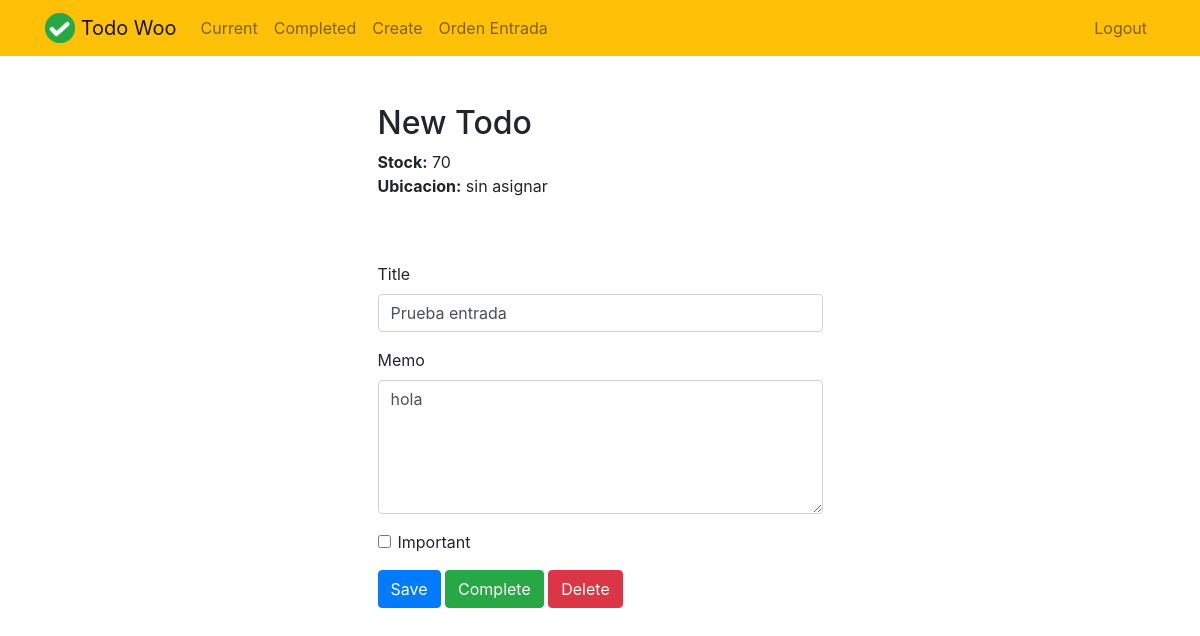
Page /todo/20 (signed in) on the earlier database version.
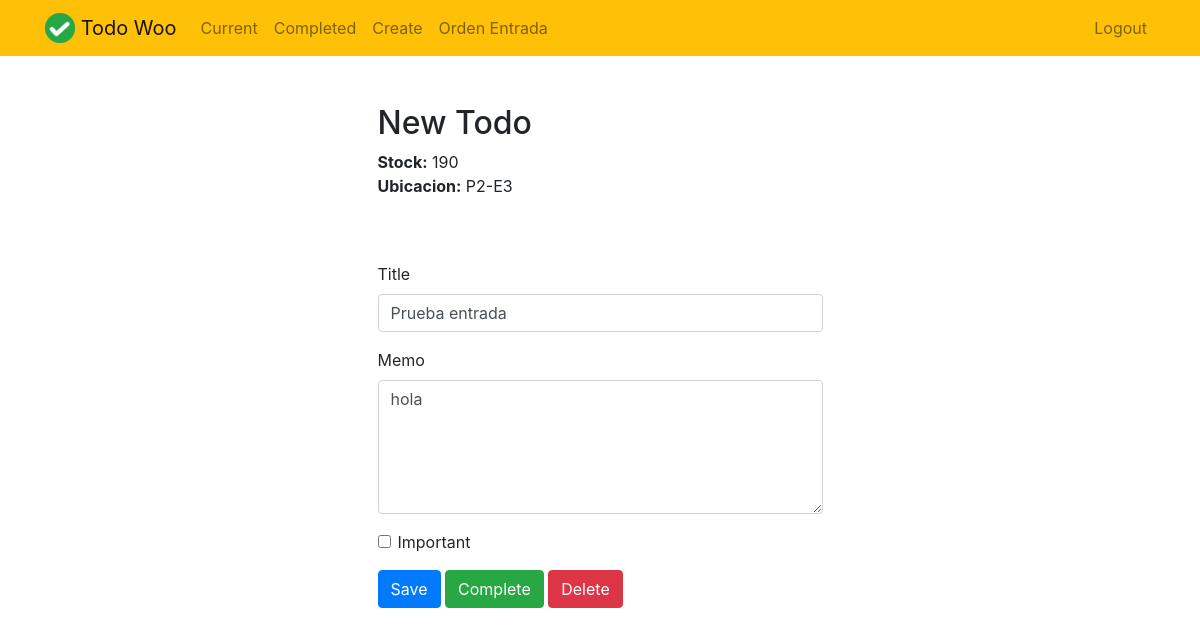
Same page on the later database version.
### todo/models.py (models this page shows, shortened)
class Todo(models.Model):
    title = models.CharField(max_length=100)
    memo = models.TextField(blank=True)
    created = models.DateTimeField(auto_now_add = True)
    datecompleted = models.DateTimeField(null = True, blank=True)
    important = models.BooleanField(default = False)
    user = models.ForeignKey(User,on_delete=models.CASCADE)
    ubicacion = models.ForeignKey('Ubicacion', on_delete=models.SET_NULL, null=True, blank=True)
    @property
    def stock(self):
        entradas = self.movimiento_set.filter(tipo='entrada') \
                         .aggregate(total=Sum('cantidad'))['total'] or 0
        salidas  = self.movimiento_set.filter(tipo='salida') \
                         .aggregate(total=Sum('cantidad'))['total'] or 0
        return entradas - salidas

class Ubicacion(models.Model):
    pasillo = models.CharField(max_length=10)
    estante = models.CharField(max_length=10)
    descripcion = models.TextField(blank=True)
    def __str__(self):
        return f"P{self.pasillo}-E{self.estante}"

### todo/views.py (the view, shortened to what this page needs)
# urls.py: path('todo/<int:todo_pk>', views.viewtodo, name='viewtodo'),
@login_required
def viewtodo(request, todo_pk):
    todo= get_object_or_404(Todo, pk=todo_pk, user=request.user)
    if request.method == 'GET':
        form = TodoForm(instance=todo)
        return render(request, 'todo/viewtodo.html',{'todo':todo, 'form':form})

### todo/forms.py
class TodoForm(ModelForm):
    class Meta:
        model = Todo
        fields =['title','memo','important','ubicacion']

### todo/templates/todo/viewtodo.html (shortened to what this page needs)
{% extends "todo/base.html" %}
{% block content %}
<div class="row justify-content-center mt-5">
    <div class="col-md-5">
        <h2>New Todo</h2>
        <p>
            <strong>Stock:</strong> {{ todo.stock }}<br>
            <strong>Ubicacion:</strong>
            {% if todo.ubicacion %}
            {{ todo.ubicacion }}
            {% else %}
            sin asignar
            {% endif %}
        </p>
    </div>
</div>
<div class="row justify-content-center mt-5">
    <div class="col-md-5">
        <form method="POST">
            <div class="form-group">
                <label for="title">Title</label>
                <input type="text" name="title" class="form-control" id="title" value="{{ todo.title }}" required>
            </div>
            <div class="form-group">
                <label for="memo">Memo</label>
                <textarea name="memo" rows="5" class="form-control" id="memo">{{ todo.memo }}</textarea>
            </div>
            <div class="form-group form-check">
                <input type="checkbox" name="important" class="form-check-input" id="important" {% if todo.important %}checked{% endif %}>
                <label class="form-check-label" for="important">Important</label>
            </div>
            <button type="submit" class="btn btn-primary">Save</button>
            <button type="button" class="btn btn-success" onclick="$('#complete').click()">Complete</button>
            <button type="button" class="btn btn-danger" onclick="$('#delete').click()">Delete</button>
        </form>
    </div>
</div>
{% endblock %}

Differences in the rows shown:
changed Todo "Prueba entrada": stock "70" → "190"; ubicacion (not shown) → "P2-E3"
Other differences:
text no longer shown: "sin asignar"
